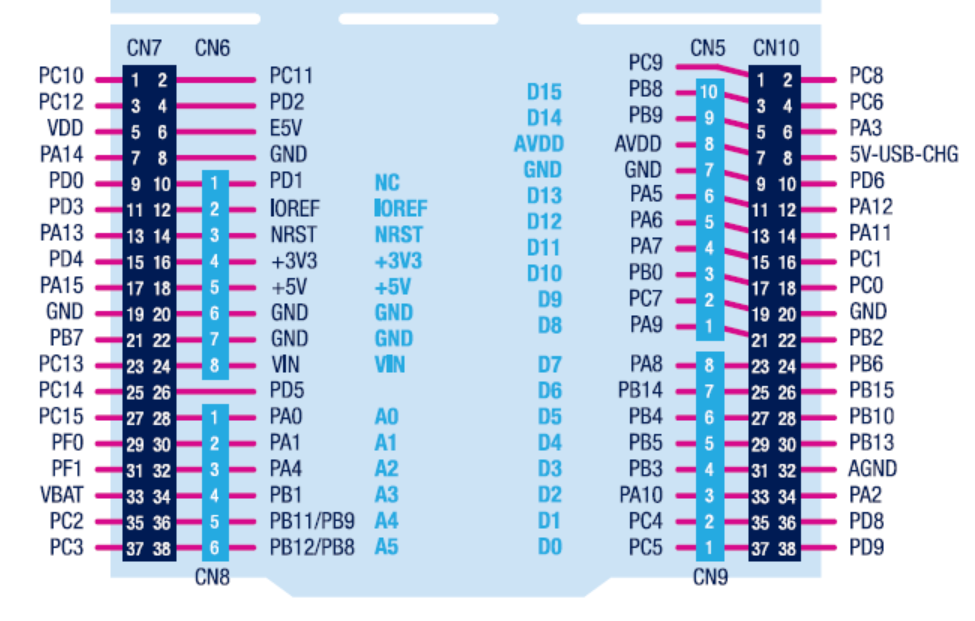
#> input picture test.png, 1950 x 1242 px (shown at 1/2 size)
$ python resize.py
#> lines starting #> are read from the running program, lines starting #| are printed output that depends on the picture
import cv2

img = cv2.imread('test.png')
#> img is the input picture: shape (1242, 1950, 3); mean B, G, R 226.1, 205, 190.5
small = img[140:185, 300:345]
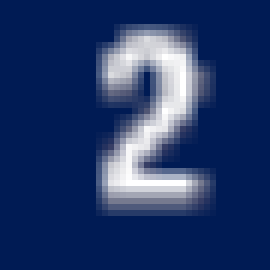
#> small: shape (45, 45, 3) (shown 6 times larger); mean B, G, R 104.6, 56.3, 34.2

for flag in [cv2.INTER_NEAREST, cv2.INTER_LINEAR,
             cv2.INTER_CUBIC,   cv2.INTER_AREA]:
    up = cv2.resize(small, (360, 360), interpolation=flag)
    cv2.imshow(f'flag = {flag}', up)
#> this loop made 4 passes
#> pass 2, `up = cv2.resize(small, (360, 360), interpolation=flag)`:
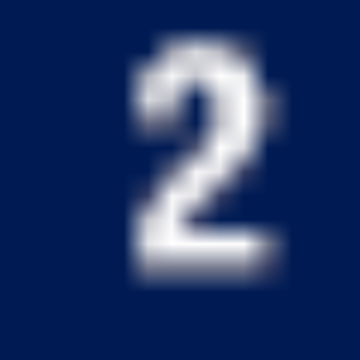
#> up: shape (360, 360, 3); mean B, G, R 104.6, 56.2, 34.1

cv2.waitKey(0)
cv2.destroyAllWindows()
